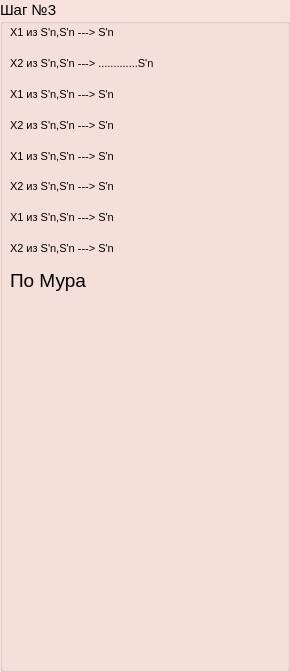
     <widget class="QGroupBox" name="groupBox_3">
      <property name="palette">
       <palette>
        <active>
         <colorrole role="WindowText">
          <brush brushstyle="SolidPattern">
           <color alpha="255">
            <red>0</red>
            <green>0</green>
            <blue>0</blue>
           </color>
          </brush>
         </colorrole>
         <colorrole role="Button">
          <brush brushstyle="SolidPattern">
           <color alpha="255">
            <red>248</red>
            <green>226</green>
            <blue>220</blue>
           </color>
          </brush>
         </colorrole>
         <colorrole role="Light">
          <brush brushstyle="SolidPattern">
           <color alpha="255">
            <red>255</red>
            <green>255</green>
            <blue>255</blue>
           </color>
          </brush>
         </colorrole>
         <colorrole role="Midlight">
          <brush brushstyle="SolidPattern">
           <color alpha="255">
            <red>251</red>
            <green>240</green>
            <blue>237</blue>
           </color>
          </brush>
         </colorrole>
         <colorrole role="Dark">
          <brush brushstyle="SolidPattern">
           <color alpha="255">
            <red>124</red>
            <green>113</green>
            <blue>110</blue>
           </color>
          </brush>
         </colorrole>
         <colorrole role="Mid">
          <brush brushstyle="SolidPattern">
           <color alpha="255">
            <red>165</red>
            <green>151</green>
            <blue>147</blue>
           </color>
          </brush>
         </colorrole>
         <colorrole role="Text">
          <brush brushstyle="SolidPattern">
           <color alpha="255">
            <red>0</red>
            <green>0</green>
            <blue>0</blue>
           </color>
          </brush>
         </colorrole>
         <colorrole role="BrightText">
          <brush brushstyle="SolidPattern">
           <color alpha="255">
            <red>255</red>
            <green>255</green>
            <blue>255</blue>
           </color>
          </brush>
         </colorrole>
         <colorrole role="ButtonText">
          <brush brushstyle="SolidPattern">
           <color alpha="255">
            <red>0</red>
            <green>0</green>
            <blue>0</blue>
           </color>
          </brush>
         </colorrole>
         <colorrole role="Base">
          <brush brushstyle="SolidPattern">
           <color alpha="255">
            <red>255</red>
            <green>255</green>
            <blue>255</blue>
           </color>
          </brush>
         </colorrole>
         <colorrole role="Window">
          <brush brushstyle="SolidPattern">
           <color alpha="255">
            <red>248</red>
            <green>226</green>
            <blue>220</blue>
           </color>
          </brush>
         </colorrole>
         <colorrole role="Shadow">
          <brush brushstyle="SolidPattern">
           <color alpha="255">
            <red>0</red>
            <green>0</green>
            <blue>0</blue>
           </color>
          </brush>
         </colorrole>
         <colorrole role="AlternateBase">
          <brush brushstyle="SolidPattern">
           <color alpha="255">
            <red>251</red>
            <green>240</green>
            <blue>237</blue>
           </color>
          </brush>
         </colorrole>
         <colorrole role="ToolTipBase">
          <brush brushstyle="SolidPattern">
           <color alpha="255">
            <red>255</red>
            <green>255</green>
            <blue>220</blue>
           </color>
          </brush>
         </colorrole>
         <colorrole role="ToolTipText">
          <brush brushstyle="SolidPattern">
           <color alpha="255">
            <red>0</red>
            <green>0</green>
            <blue>0</blue>
           </color>
          </brush>
         </colorrole>
        </active>
        <inactive>
         <colorrole role="WindowText">
          <brush brushstyle="SolidPattern">
           <color alpha="255">
            <red>0</red>
            <green>0</green>
            <blue>0</blue>
           </color>
          </brush>
         </colorrole>
         <colorrole role="Button">
          <brush brushstyle="SolidPattern">
           <color alpha="255">
            <red>248</red>
            <green>226</green>
            <blue>220</blue>
           </color>
          </brush>
         </colorrole>
         <colorrole role="Light">
          <brush brushstyle="SolidPattern">
           <color alpha="255">
            <red>255</red>
            <green>255</green>
            <blue>255</blue>
           </color>
          </brush>
         </colorrole>
         <colorrole role="Midlight">
          <brush brushstyle="SolidPattern">
           <color alpha="255">
            <red>251</red>
            <green>240</green>
            <blue>237</blue>
           </color>
          </brush>
         </colorrole>
         <colorrole role="Dark">
          <brush brushstyle="SolidPattern">
           <color alpha="255">
            <red>124</red>
            <green>113</green>
            <blue>110</blue>
           </color>
          </brush>
         </colorrole>
         <colorrole role="Mid">
          <brush brushstyle="SolidPattern">
           <color alpha="255">
            <red>165</red>
            <green>151</green>
            <blue>147</blue>
           </color>
          </brush>
         </colorrole>
         <colorrole role="Text">
          <brush brushstyle="SolidPattern">
           <color alpha="255">
            <red>0</red>
            <green>0</green>
            <blue>0</blue>
           </color>
          </brush>
         </colorrole>
         <colorrole role="BrightText">
          <brush brushstyle="SolidPattern">
           <color alpha="255">
            <red>255</red>
            <green>255</green>
            <blue>255</blue>
           </color>
          </brush>
         </colorrole>
         <colorrole role="ButtonText">
          <brush brushstyle="SolidPattern">
           <color alpha="255">
            <red>0</red>
            <green>0</green>
            <blue>0</blue>
           </color>
          </brush>
         </colorrole>
         <colorrole role="Base">
          <brush brushstyle="SolidPattern">
           <color alpha="255">
            <red>255</red>
            <green>255</green>
            <blue>255</blue>
           </color>
          </brush>
         </colorrole>
         <colorrole role="Window">
          <brush brushstyle="SolidPattern">
           <color alpha="255">
            <red>248</red>
            <green>226</green>
            <blue>220</blue>
           </color>
          </brush>
         </colorrole>
         <colorrole role="Shadow">
          <brush brushstyle="SolidPattern">
           <color alpha="255">
            <red>0</red>
            <green>0</green>
            <blue>0</blue>
           </color>
          </brush>
         </colorrole>
         <colorrole role="AlternateBase">
          <brush brushstyle="SolidPattern">
           <color alpha="255">
            <red>251</red>
            <green>240</green>
            <blue>237</blue>
           </color>
          </brush>
         </colorrole>
         <colorrole role="ToolTipBase">
          <brush brushstyle="SolidPattern">
           <color alpha="255">
            <red>255</red>
            <green>255</green>
            <blue>220</blue>
           </color>
          </brush>
         </colorrole>
         <colorrole role="ToolTipText">
          <brush brushstyle="SolidPattern">
           <color alpha="255">
            <red>0</red>
            <green>0</green>
            <blue>0</blue>
           </color>
          </brush>
         </colorrole>
        </inactive>
        <disabled>
         <colorrole role="WindowText">
          <brush brushstyle="SolidPattern">
           <color alpha="255">
            <red>124</red>
            <green>113</green>
            <blue>110</blue>
           </color>
          </brush>
         </colorrole>
         <colorrole role="Button">
          <brush brushstyle="SolidPattern">
           <color alpha="255">
            <red>248</red>
            <green>226</green>
            <blue>220</blue>
           </color>
          </brush>
         </colorrole>
         <colorrole role="Light">
          <brush brushstyle="SolidPattern">
           <color alpha="255">
            <red>255</red>
            <green>255</green>
            <blue>255</blue>
           </color>
          </brush>
         </colorrole>
         <colorrole role="Midlight">
          <brush brushstyle="SolidPattern">
           <color alpha="255">
            <red>251</red>
            <green>240</green>
            <blue>237</blue>
           </color>
          </brush>
         </colorrole>
         <colorrole role="Dark">
          <brush brushstyle="SolidPattern">
           <color alpha="255">
            <red>124</red>
            <green>113</green>
            <blue>110</blue>
           </color>
          </brush>
         </colorrole>
         <colorrole role="Mid">
          <brush brushstyle="SolidPattern">
           <color alpha="255">
            <red>165</red>
            <green>151</green>
            <blue>147</blue>
           </color>
          </brush>
         </colorrole>
         <colorrole role="Text">
          <brush brushstyle="SolidPattern">
           <color alpha="255">
            <red>124</red>
            <green>113</green>
            <blue>110</blue>
           </color>
          </brush>
         </colorrole>
         <colorrole role="BrightText">
          <brush brushstyle="SolidPattern">
           <color alpha="255">
            <red>255</red>
            <green>255</green>
            <blue>255</blue>
           </color>
          </brush>
         </colorrole>
         <colorrole role="ButtonText">
          <brush brushstyle="SolidPattern">
           <color alpha="255">
            <red>124</red>
            <green>113</green>
            <blue>110</blue>
           </color>
          </brush>
         </colorrole>
         <colorrole role="Base">
          <brush brushstyle="SolidPattern">
           <color alpha="255">
            <red>248</red>
            <green>226</green>
            <blue>220</blue>
           </color>
          </brush>
         </colorrole>
         <colorrole role="Window">
          <brush brushstyle="SolidPattern">
           <color alpha="255">
            <red>248</red>
            <green>226</green>
            <blue>220</blue>
           </color>
          </brush>
         </colorrole>
         <colorrole role="Shadow">
          <brush brushstyle="SolidPattern">
           <color alpha="255">
            <red>0</red>
            <green>0</green>
            <blue>0</blue>
           </color>
          </brush>
         </colorrole>
         <colorrole role="AlternateBase">
          <brush brushstyle="SolidPattern">
           <color alpha="255">
            <red>248</red>
            <green>226</green>
            <blue>220</blue>
           </color>
          </brush>
         </colorrole>
         <colorrole role="ToolTipBase">
          <brush brushstyle="SolidPattern">
           <color alpha="255">
            <red>255</red>
            <green>255</green>
            <blue>220</blue>
           </color>
          </brush>
         </colorrole>
         <colorrole role="ToolTipText">
          <brush brushstyle="SolidPattern">
           <color alpha="255">
            <red>0</red>
            <green>0</green>
            <blue>0</blue>
           </color>
          </brush>
         </colorrole>
        </disabled>
       </palette>
      </property>
      <property name="font">
       <font>
        <pointsize>11</pointsize>
       </font>
      </property>
      <property name="title">
       <string>Шаг №3</string>
      </property>
      <widget class="QLabel" name="n1X1_2">
       <property name="geometry">
        <rect>
         <x>-70</x>
         <y>-52</y>
         <width>217</width>
         <height>56</height>
        </rect>
       </property>
       <property name="font">
        <font>
         <pointsize>12</pointsize>
        </font>
       </property>
       <property name="text">
        <string>X1 из S'n,S'n ---&gt; S'n</string>
       </property>
      </widget>
      <widget class="QWidget" name="verticalLayoutWidget_2">
       <property name="geometry">
        <rect>
         <x>10</x>
         <y>20</y>
         <width>271</width>
         <height>241</height>
        </rect>
       </property>
       <layout class="QVBoxLayout" name="verticalLayout_3">
        <item>
         <widget class="QLabel" name="n1X1">
          <property name="font">
           <font>
            <pointsize>8</pointsize>
           </font>
          </property>
          <property name="text">
           <string>X1 из S'n,S'n ---&gt; S'n</string>
          </property>
         </widget>
        </item>
        <item>
         <widget class="QLabel" name="n1X2">
          <property name="font">
           <font>
            <pointsize>8</pointsize>
           </font>
          </property>
          <property name="text">
           <string>X2 из S'n,S'n ---&gt; .............S'n</string>
          </property>
         </widget>
        </item>
        <item>
         <widget class="QLabel" name="n2X1">
          <property name="font">
           <font>
            <pointsize>8</pointsize>
           </font>
          </property>
          <property name="text">
           <string>X1 из S'n,S'n ---&gt; S'n</string>
          </property>
         </widget>
        </item>
        <item>
         <widget class="QLabel" name="n2X2">
          <property name="font">
           <font>
            <pointsize>8</pointsize>
           </font>
          </property>
          <property name="text">
           <string>X2 из S'n,S'n ---&gt; S'n</string>
          </property>
         </widget>
        </item>
        <item>
         <widget class="QLabel" name="n3X1">
          <property name="font">
           <font>
            <pointsize>8</pointsize>
           </font>
          </property>
          <property name="text">
           <string>X1 из S'n,S'n ---&gt; S'n</string>
          </property>
         </widget>
        </item>
        <item>
         <widget class="QLabel" name="n3X2">
          <property name="font">
           <font>
            <pointsize>8</pointsize>
           </font>
          </property>
          <property name="text">
           <string>X2 из S'n,S'n ---&gt; S'n</string>
          </property>
         </widget>
        </item>
        <item>
         <widget class="QLabel" name="n4X1">
          <property name="font">
           <font>
            <pointsize>8</pointsize>
           </font>
          </property>
          <property name="text">
           <string>X1 из S'n,S'n ---&gt; S'n</string>
          </property>
         </widget>
        </item>
        <item>
         <widget class="QLabel" name="n4X2">
          <property name="font">
           <font>
            <pointsize>8</pointsize>
           </font>
          </property>
          <property name="text">
           <string>X2 из S'n,S'n ---&gt; S'n</string>
          </property>
         </widget>
        </item>
       </layout>
      </widget>
      <widget class="QLabel" name="label_8">
       <property name="geometry">
        <rect>
         <x>10</x>
         <y>270</y>
         <width>81</width>
         <height>21</height>
        </rect>
       </property>
       <property name="font">
        <font>
         <pointsize>14</pointsize>
        </font>
       </property>
       <property name="text">
        <string>По Мура</string>
       </property>
      </widget>
      <widget class="QWidget" name="verticalLayoutWidget_6">
       <property name="geometry">
        <rect>
         <x>10</x>
         <y>300</y>
         <width>271</width>
         <height>311</height>
        </rect>
       </property>
       <layout class="QVBoxLayout" name="verticalLayout_7">
        <item>
         <widget class="QLabel" name="sig1_2">
          <property name="font">
           <font>
            <pointsize>8</pointsize>
           </font>
          </property>
          <property name="text">
           <string/>
          </property>
         </widget>
        </item>
        <item>
         <widget class="QLabel" name="lam1_2">
          <property name="font">
           <font>
            <pointsize>8</pointsize>
           </font>
          </property>
          <property name="text">
           <string/>
          </property>
         </widget>
        </item>
        <item>
         <widget class="QLabel" name="sig2_2">
          <property name="font">
           <font>
            <pointsize>8</pointsize>
           </font>
          </property>
          <property name="text">
           <string/>
          </property>
         </widget>
        </item>
        <item>
         <widget class="QLabel" name="lam2_2">
          <property name="font">
           <font>
            <pointsize>8</pointsize>
           </font>
          </property>
          <property name="text">
           <string/>
          </property>
         </widget>
        </item>
        <item>
         <widget class="QLabel" name="sig3_2">
          <property name="font">
           <font>
            <pointsize>8</pointsize>
           </font>
          </property>
          <property name="text">
           <string/>
          </property>
         </widget>
        </item>
        <item>
         <widget class="QLabel" name="lam3_2">
          <property name="font">
           <font>
            <pointsize>8</pointsize>
           </font>
          </property>
          <property name="text">
           <string/>
          </property>
         </widget>
        </item>
        <item>
         <widget class="QLabel" name="sig4_2">
          <property name="font">
           <font>
            <pointsize>8</pointsize>
           </font>
          </property>
          <property name="text">
           <string/>
          </property>
         </widget>
        </item>
        <item>
         <widget class="QLabel" name="lam4_2">
          <property name="font">
           <font>
            <pointsize>8</pointsize>
           </font>
          </property>
          <property name="text">
           <string/>
          </property>
         </widget>
        </item>
        <item>
         <widget class="QLabel" name="sig5_2">
          <property name="font">
           <font>
            <pointsize>8</pointsize>
           </font>
          </property>
          <property name="text">
           <string/>
          </property>
         </widget>
        </item>
        <item>
         <widget class="QLabel" name="lam5_2">
          <property name="font">
           <font>
            <pointsize>8</pointsize>
           </font>
          </property>
          <property name="text">
           <string/>
          </property>
         </widget>
        </item>
        <item>
         <widget class="QLabel" name="sig6_2">
          <property name="font">
           <font>
            <pointsize>8</pointsize>
           </font>
          </property>
          <property name="text">
           <string/>
          </property>
         </widget>
        </item>
        <item>
         <widget class="QLabel" name="lam6_2">
          <property name="font">
           <font>
            <pointsize>8</pointsize>
           </font>
          </property>
          <property name="text">
           <string/>
          </property>
         </widget>
        </item>
       </layout>
      </widget>
      <widget class="QWidget" name="verticalLayoutWidget_7">
       <property name="geometry">
        <rect>
         <x>10</x>
         <y>610</y>
         <width>271</width>
         <height>53</height>
        </rect>
       </property>
       <layout class="QVBoxLayout" name="verticalLayout_5">
        <item>
         <widget class="QLabel" name="forXX_2">
          <property name="font">
           <font>
            <pointsize>8</pointsize>
           </font>
          </property>
          <property name="text">
           <string/>
          </property>
         </widget>
        </item>
        <item>
         <widget class="QLabel" name="forSS_2">
          <property name="font">
           <font>
            <pointsize>8</pointsize>
           </font>
          </property>
          <property name="text">
           <string/>
          </property>
         </widget>
        </item>
        <item>
         <widget class="QLabel" name="forYY_2">
          <property name="font">
           <font>
            <pointsize>8</pointsize>
           </font>
          </property>
          <property name="text">
           <string/>
          </property>
         </widget>
        </item>
       </layout>
      </widget>
     </widget>
